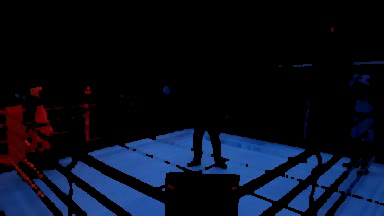
#> input picture frame 0 of th output preview 2.avi, 384 x 216 px, given in place of one round kam4.mp4, which was not available
$ python color_extraction.py
#> lines starting #> are read from the running program, lines starting #| are printed output that depends on the picture; after the words box and inside, x2 and y2 are one past the last pixel; in counts of white or black regions, pixels touching at a corner belong together; pictures that were not available may be replaced by others from this repository, and a replacement may not be noted
import cv2 as cv
import numpy as np

def color_treshhold(a):

#> called with a = 'one round kam4.mp4'
    background_removal = cv.createBackgroundSubtractorMOG2()
    cap = cv.VideoCapture(a)

    #pre-made kernels for the morphological noise removal
    kernel_o = np.ones((9,9),np.uint8)
    kernel_c = np.ones((12,12),np.uint8)

    #importing the frame dimensions and rescaling them for the output
    frame_width = int(cap.get(3)*0.4)
    frame_height = int(cap.get(4)*0.4)
    dims = (frame_width,frame_height)

    #declaring output file
    out = cv.VideoWriter('th output preview 2.avi',cv.VideoWriter_fourcc('M','J','P','G'), 50, dims)

    if (cap.isOpened()== False):
        print("Error opening video stream or file")

    while(True):
        ret, frame = cap.read()
#> frame is the input picture: shape (216, 384, 3); mean B, G, R 29, 14.5, 9.1

        if ret == True:
            #creating a mask for removing the background using the frame with rgb data
            bg_rem_mask = background_removal.apply(frame)
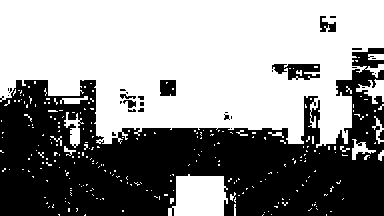
#> bg_rem_mask: shape (216, 384); values 127 (black) and 255 (white), 56.4% white; 29 black regions (18 under 20 px), largest, box (x1, y1, x2, y2) and area: (0, 48, 384, 216) 34969, (272, 64, 320, 80) 491, (160, 80, 176, 96) 245

            frame = cv.cvtColor(frame, cv.COLOR_BGR2HSV)
#> frame: shape (216, 384, 3); mean H, S, V 40.7, 95.8, 31.1

            #creating a snapshot of the frame to allow for masking later on
            th_frame = frame.copy()

            #creating ranges for the HSV masks and merging them
            lower_red_mask = np.array([0,180,30])
            upper_red_mask = np.array([7,255,255])

            lower_blue_mask = np.array([100,160,30])
            upper_blue_mask = np.array([120,255,255])

            lower_red_mask_upper_hue = np.array([172,120,30])
            upper_red_mask_upper_hue = np.array([179,255,255])

            red_mask = cv.inRange(frame, lower_red_mask, upper_red_mask)
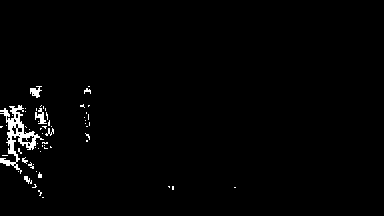
#> red_mask: shape (216, 384); 1.6% white; 59 white regions (52 under 20 px), largest, box (x1, y1, x2, y2) and area: (0, 105, 44, 174) 791, (35, 108, 47, 124) 90, (30, 86, 42, 98) 81
            blue_mask = cv.inRange(frame, lower_blue_mask, upper_blue_mask)
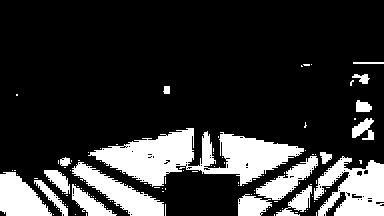
#> blue_mask: shape (216, 384); 19.8% white; 128 white regions (111 under 20 px), largest, box (x1, y1, x2, y2) and area: (88, 128, 304, 187) 6147, (314, 156, 384, 216) 2739, (72, 162, 164, 216) 1805
            upper_hue_red_mask = cv.inRange(frame, lower_red_mask_upper_hue, upper_red_mask_upper_hue)
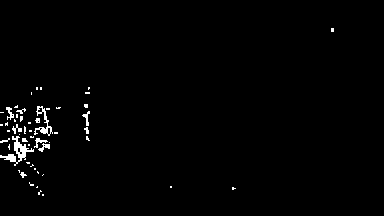
#> upper_hue_red_mask: shape (216, 384); 1.3% white in thin lines or dots, all inside (x1, y1, x2, y2) = (0, 28, 334, 196)


            #applying all the created masks to the existing copy of our frame
            th_frame = cv.bitwise_and(th_frame, th_frame, mask=(blue_mask|red_mask|upper_hue_red_mask)&bg_rem_mask)
#> th_frame: shape (216, 384, 3); mean H, S, V 24.2, 46.9, 28.5
            #conversion back to rgb colour space
            rgb_frame = cv.cvtColor(th_frame, cv.COLOR_HSV2BGR)
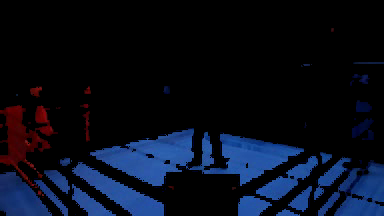
#> rgb_frame: shape (216, 384, 3); mean B, G, R 26.7, 13.2, 7.9
            #removing noise from the frame using morphology
            cleanedup_frame = cv.morphologyEx(cv.morphologyEx(rgb_frame, cv.MORPH_OPEN, kernel_o), cv.MORPH_CLOSE, kernel_c)
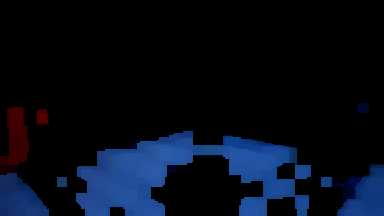
#> cleanedup_frame: shape (216, 384, 3); mean B, G, R 23.6, 11.6, 5.6
            #resizing the frame to the converted video's size
            resized_frame = cv.resize(cleanedup_frame, dims, interpolation=cv.INTER_CUBIC)

            out.write(resized_frame)


        else:
            break

    cap.release()
    out.release()


color_treshhold("one round kam4.mp4")
